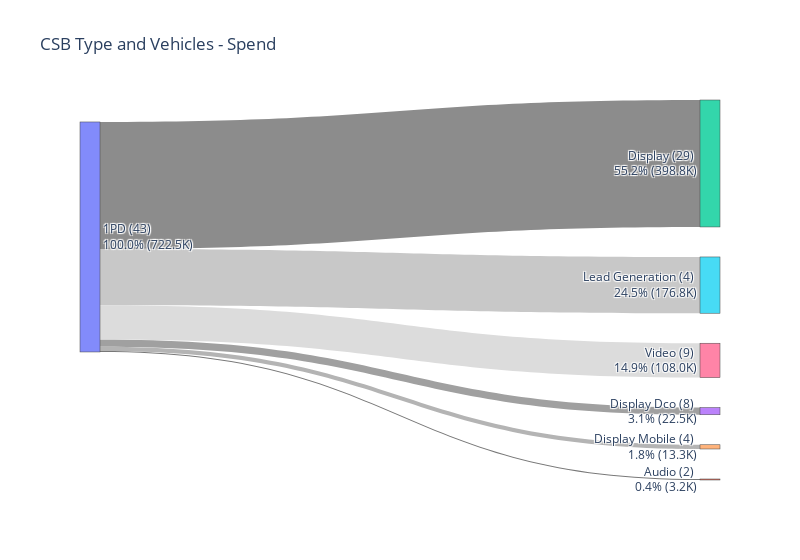
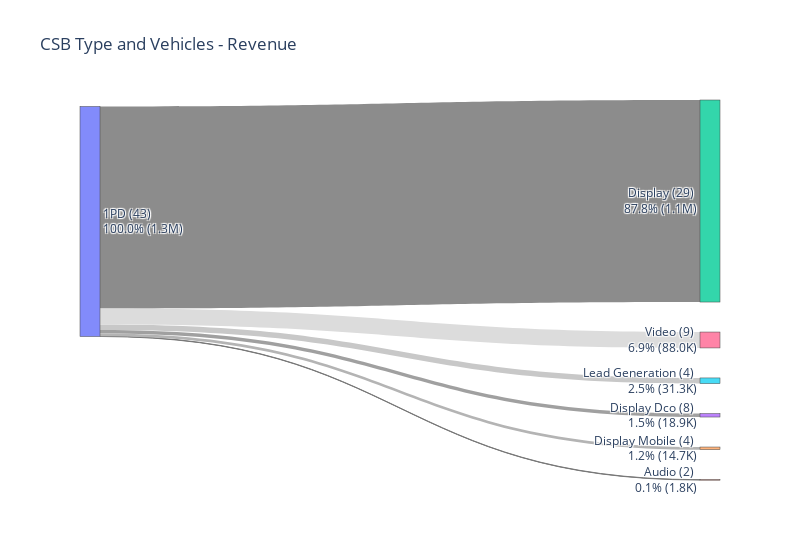
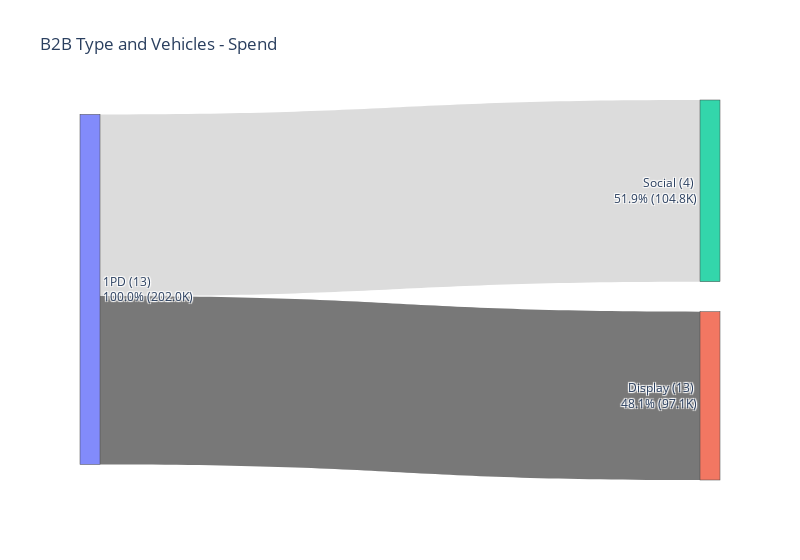
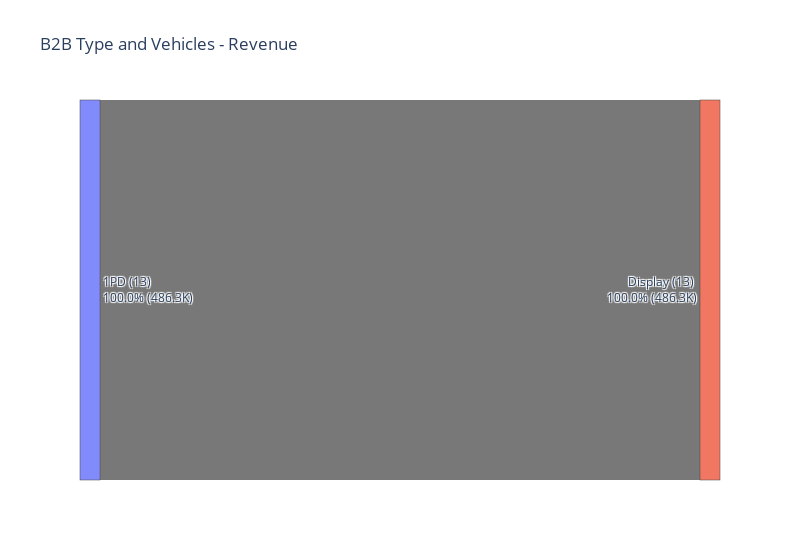

These figures' notebook cell, in order:
### Markdown cell above
<h2>Types | Vehicles</h2>

### Code cell
# CSB
audiencetype_vehicles_sankey_plot(csb_df, 'Spend', True, 'CSB Type and Vehicles - Spend')
audiencetype_vehicles_sankey_plot(csb_df, 'Net Rev', True,'CSB Type and Vehicles - Revenue')

# B2B
audiencetype_vehicles_sankey_plot(b2b_df, 'Spend', True, 'B2B Type and Vehicles - Spend')
audiencetype_vehicles_sankey_plot(b2b_df, 'Net Rev', True, 'B2B Type and Vehicles - Revenue')

### Figure 1 — Plotly figure (JSON) as saved in the notebook; plotly's stock layout.template omitted (floating-point values rounded to 4 significant figures)
{"data": [{"arrangement": "snap", "link": {"color": ["#787878", "#8C8C8C", "#A0A0A0", "#B4B4B4", "#C8C8C8", "#DCDCDC"], "source": [0, 0, 0, 0, 0, 0], "target": [1, 2, 3, 4, 5, 6], "value": [3169.0, 398800.0, 22470.0, 13280.0, 176800.0, 108000.0]}, "node": {"label": ["1PD (43) <br>100.0% (722.5K)", "Audio (2) <br>0.4% (3.2K)", "Display (29) <br>55.2% (398.8K)", "Display Dco (8) <br>3.1% (22.5K)", "Display Mobile (4) <br>1.8% (13.3K)", "Lead Generation (4) <br>24.5% (176.8K)", "Video (9) <br>14.9% (108.0K)"], "pad": 30, "thickness": 20}, "type": "sankey"}], "layout": {"title": {"text": "CSB Type and Vehicles - Spend"}, "width": 800}}

### Figure 2 — Plotly figure (JSON) as saved in the notebook; plotly's stock layout.template omitted (floating-point values rounded to 4 significant figures)
{"data": [{"arrangement": "snap", "link": {"color": ["#787878", "#8C8C8C", "#A0A0A0", "#B4B4B4", "#C8C8C8", "#DCDCDC"], "source": [0, 0, 0, 0, 0, 0], "target": [1, 2, 3, 4, 5, 6], "value": [1761.0, 1117000.0, 18930.0, 14690.0, 31300.0, 87950.0]}, "node": {"label": ["1PD (43) <br>100.0% (1.3M)", "Audio (2) <br>0.1% (1.8K)", "Display (29) <br>87.8% (1.1M)", "Display Dco (8) <br>1.5% (18.9K)", "Display Mobile (4) <br>1.2% (14.7K)", "Lead Generation (4) <br>2.5% (31.3K)", "Video (9) <br>6.9% (88.0K)"], "pad": 30, "thickness": 20}, "type": "sankey"}], "layout": {"title": {"text": "CSB Type and Vehicles - Revenue"}, "width": 800}}

### Figure 3 — Plotly figure (JSON) as saved in the notebook; plotly's stock layout.template omitted (floating-point values rounded to 4 significant figures)
{"data": [{"arrangement": "snap", "link": {"color": ["#787878", "#DCDCDC"], "source": [0, 0], "target": [1, 2], "value": [97120.0, 104800.0]}, "node": {"label": ["1PD (13) <br>100.0% (202.0K)", "Display (13) <br>48.1% (97.1K)", "Social (4) <br>51.9% (104.8K)"], "pad": 30, "thickness": 20}, "type": "sankey"}], "layout": {"title": {"text": "B2B Type and Vehicles - Spend"}, "width": 800}}

### Figure 4 — Plotly figure (JSON) as saved in the notebook; plotly's stock layout.template omitted (floating-point values rounded to 4 significant figures)
{"data": [{"arrangement": "snap", "link": {"color": ["#787878", "#DCDCDC"], "source": [0, 0], "target": [1, 2], "value": [486300.0, 0]}, "node": {"label": ["1PD (13) <br>100.0% (486.3K)", "Display (13) <br>100.0% (486.3K)", "Social (4) <br>0.0% (0)"], "pad": 30, "thickness": 20}, "type": "sankey"}], "layout": {"title": {"text": "B2B Type and Vehicles - Revenue"}, "width": 800}}
